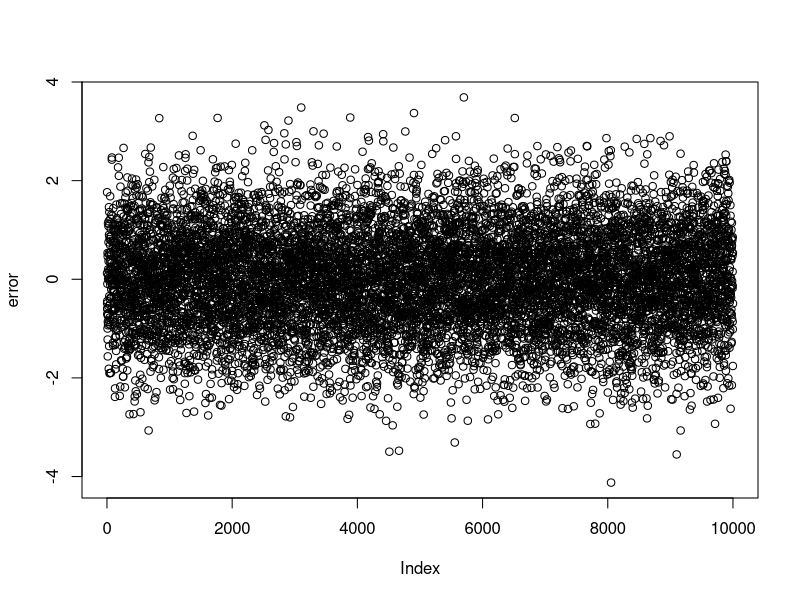
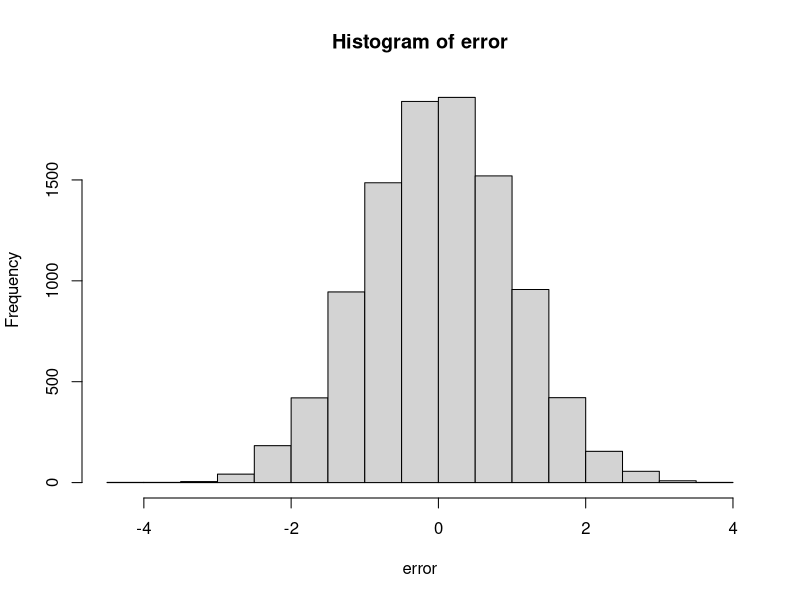
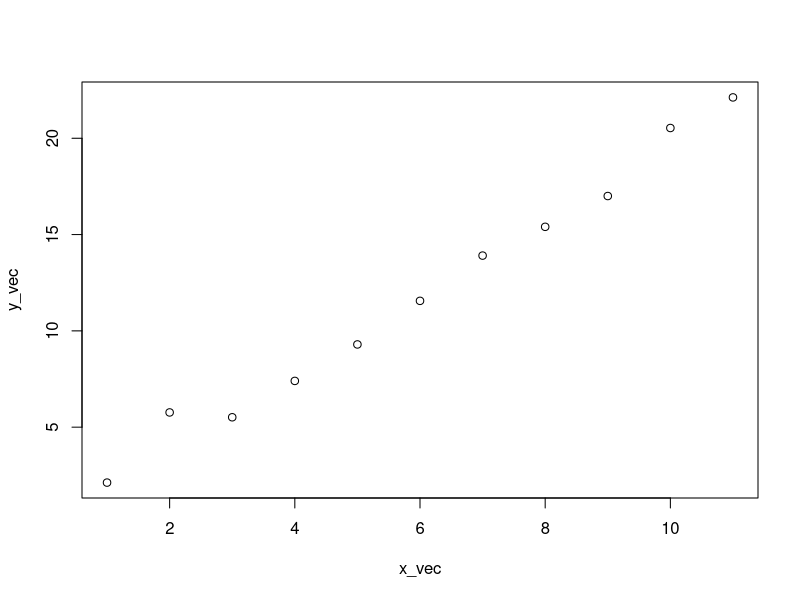

These charts were generated, in order, by the following R code:
# ******************************************
# Clase de R: Conceptos básicos
# Ejemplo #1
# Este es un script de R
# <- el # define comentarios
# ******************************************

# Defino mis variables ********************* se asigna con <- o con = (pero lo comun es <-)
x_num <- 1                            # numeros
x_vec <- c(1,2,3,4,5,6,7,8,9,10,11)   # vectores
matriz <-matrix(c(1,2,3,4),ncol = 2)  # matrices
error <- rnorm(10000,0,1)             # un vector con la distribucion normal
y_vec <- 2 * x_vec + error[1:10]      # y es igual a 2x + un error normal
media_de_y <- mean(y_vec)             # un numero con la media de y (usando la funcion "mean")

# defino mis funciones: una vez definidas se corren solo si aparecen en el codigo
oddcount <- function(x) 
{
  k<-0                # variable local a la funcion, arranca en cero
  for(n in x)         # estructura de control for n in x ("for")
    {
     if (n %% 2 == 1) k <- k+1 # sumar uno si el n que miro es impar (control logico con "if")
    }
  return(k)           # devolver el k hasta donde haya llegado
}

# ejecuto los procedimientos ********************
impares <- oddcount(x_vec)      # contar impares en X_vec con la funcion que defini
plot(error)                     # dibujar y
hist(error)                     # histograma de y
plot(x_vec,y_vec)               # dibujar y en funcion de x
